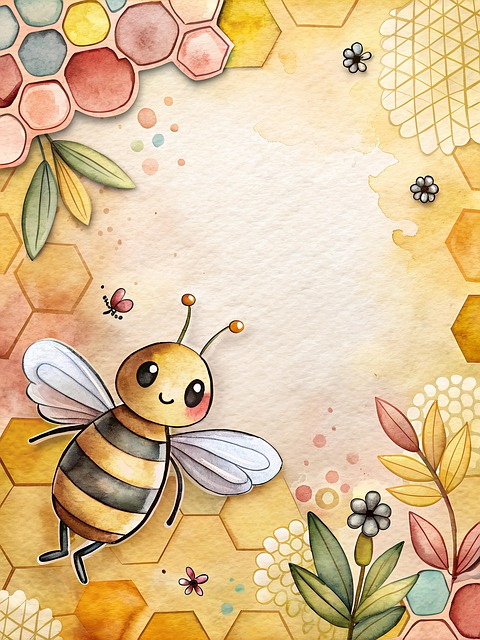
#> input picture ComputerVision/Class 01 Introduction/bee-8790316_640.jpg, 480 x 640 px, found by its file name
$ jupyter execute Digital_Image_Fundamentals.ipynb
#> lines starting #> are read from the running program, lines starting #| are printed output that depends on the picture; after the words box and inside, x2 and y2 are one past the last pixel; in counts of white or black regions, pixels touching at a corner belong together
[cell 1]
import cv2
import matplotlib.pyplot as plt

img = cv2.imread('bee-8790316_640.jpg')  # BGR by default in OpenCV
#> img is the input picture: shape (640, 480, 3); mean B, G, R 150.7, 192.4, 220.8
img_rgb = cv2.cvtColor(img, cv2.COLOR_BGR2RGB)

r, g, b = img_rgb[:,:,0], img_rgb[:,:,1], img_rgb[:,:,2]
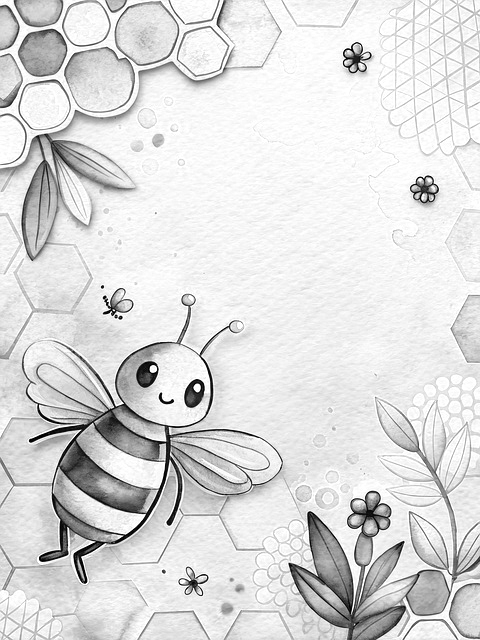
#> r: shape (640, 480); min 0, max 255, mean 220.8
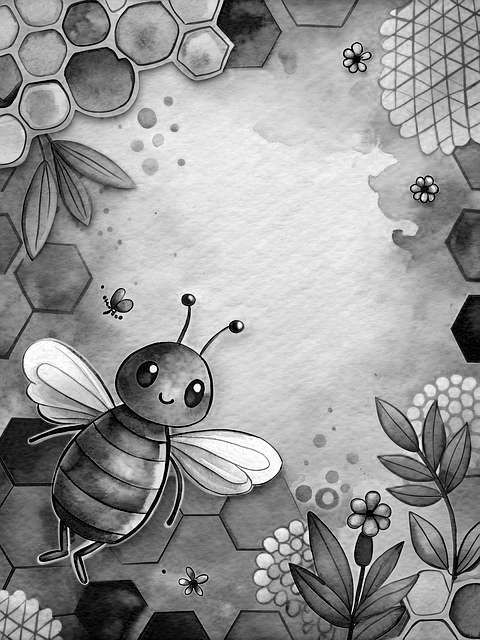
#> b: shape (640, 480); min 0, max 255, mean 150.7

plt.figure(figsize=(10,5))
plt.subplot(1,4,1); plt.imshow(img_rgb); plt.title("Original"); plt.axis('off')
plt.subplot(1,4,2); plt.imshow(r, cmap='Reds'); plt.title("Red"); plt.axis('off')
plt.subplot(1,4,3); plt.imshow(g, cmap='Greens'); plt.title("Green"); plt.axis('off')
plt.subplot(1,4,4); plt.imshow(b, cmap='Blues'); plt.title("Blue"); plt.axis('off')
plt.show()

[cell 2]
### SAMPLING

[cell 3]
# 📌 Goal of This Code Block
# We are simulating the effect of low sampling (i.e., reducing spatial resolution) to show what happens when an image is captured with fewer pixels.

# Think of this as:

# Taking a high-resolution photo,

# Shrinking it to a tiny version (say 32x32),

# And then blowing it up again to its original size to observe the loss of detail clearly.

[cell 4]
import cv2
import matplotlib.pyplot as plt

img = cv2.imread('bee-8790316_640.jpg')  # Or use a small image
img = cv2.cvtColor(img, cv2.COLOR_BGR2RGB)

# Resize to simulate low sampling
img_small = cv2.resize(img, (32, 32), interpolation=cv2.INTER_NEAREST)
img_large = cv2.resize(img_small, img.shape[1::-1], interpolation=cv2.INTER_NEAREST)
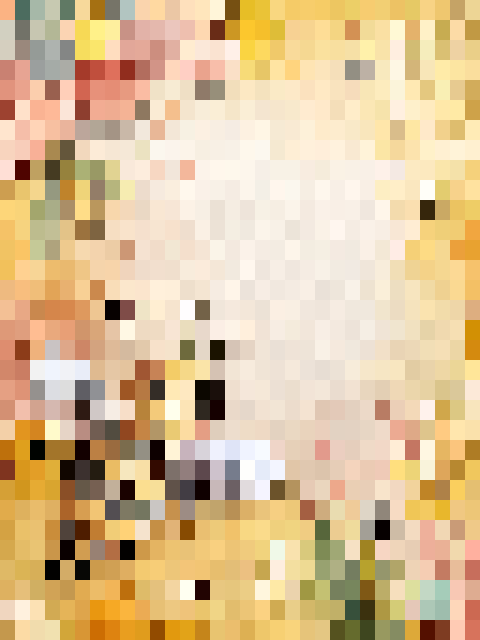
#> img_large: shape (640, 480, 3); mean R, G, B 220.3, 192.6, 151.4

plt.figure(figsize=(10,4))
plt.subplot(1,2,1); plt.imshow(img); plt.title("Original"); plt.axis('off')
plt.subplot(1,2,2); plt.imshow(img_large); plt.title("Low Sampled"); plt.axis('off')
plt.show()

[cell 5]
# 🖼️ What Are We Showing Visually?
# Original Image – full resolution, with high sampling.

# Low Sampled Image (then resized back) – shows what happens when the image is captured with very few pixels.

# The final image (img_large) will look pixelated, because:

# We threw away a lot of details while shrinking to 32×32.

# We used INTER_NEAREST, which copies blocks of color when enlarging (no smoothing), so it’s visually obvious where detail is lost.

[cell 6]
### simulate quantization

[cell 7]
import numpy as np

gray = cv2.cvtColor(img, cv2.COLOR_RGB2GRAY)

def quantize(img_gray, levels):
#> called with levels = 4
    factor = 256 // levels
    return (img_gray // factor) * factor

# Quantize to 4 levels (2-bit)
levels = 4
quant = quantize(gray, levels)
# np.floor(gray / (256 / levels)) * (256 / levels)


plt.figure(figsize=(10,4))
plt.subplot(1,2,1); plt.imshow(gray, cmap='gray'); plt.title("Original Grayscale"); plt.axis('off')
plt.subplot(1,2,2); plt.imshow(quant, cmap='gray'); plt.title("Quantized (4 levels)"); plt.axis('off')
plt.show()

[cell 8]
import numpy as np

gray = cv2.cvtColor(img, cv2.COLOR_RGB2GRAY)

def quantize(img_gray, levels):
    factor = 256 // levels
    return (img_gray // factor) * factor

# Quantize to 4 levels (2-bit)
for levels in [2, 4, 8, 16, 64]:
  quant = quantize(gray, levels)
  print(f"Level - {levels}")
  plt.subplot(1,2,2); plt.imshow(quant, cmap='gray'); plt.title("Quantized (4 levels)"); plt.axis('off')
  plt.show()
#> this loop made 5 passes
#> pass 1, `quant = quantize(gray, levels)`:
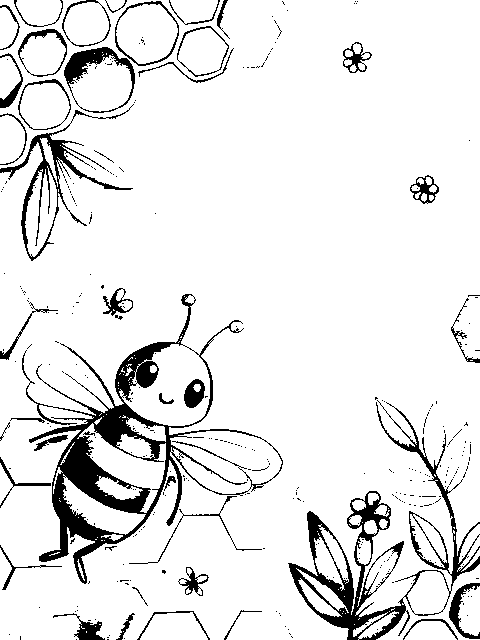
#> quant: shape (640, 480); values 0 (black) and 128 (white), 90.7% white; 346 black regions (303 under 20 px), largest, box (x1, y1, x2, y2) and area: (22, 294, 283, 584) 10854, (288, 400, 480, 640) 6531, (0, 104, 134, 261) 2182

[cell 9]
### SAMPLING + Quantization

[cell 10]
# Combine both
img_small = cv2.resize(gray, (32, 32), interpolation=cv2.INTER_NEAREST)
#> img_small: shape (32, 32)
img_back = cv2.resize(img_small, gray.shape[::-1], interpolation=cv2.INTER_NEAREST)
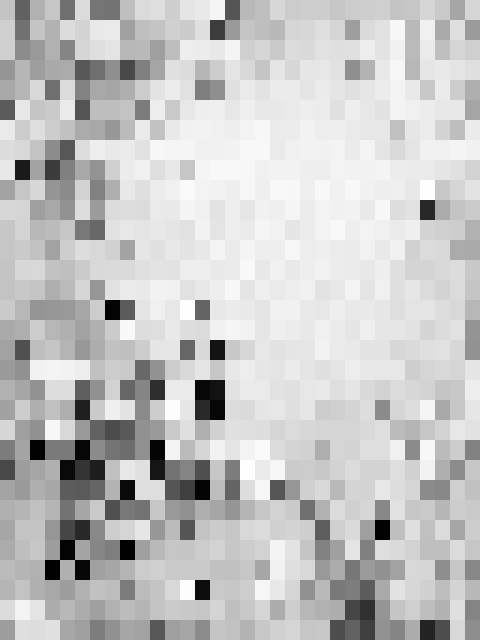
#> img_back: shape (640, 480); min 1, max 254, mean 196.2

# Quantize it
levels = 4
img_quant = np.floor(img_back / (256 / levels)) * (256 / levels)
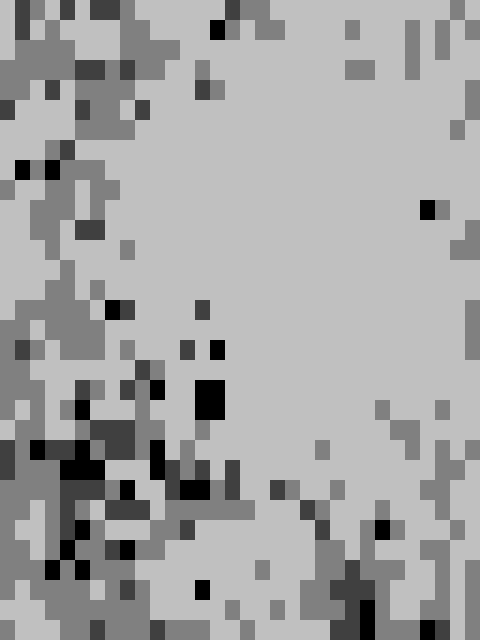
#> img_quant: shape (640, 480) float64; min 0, max 192, mean 163.6

plt.imshow(img_quant, cmap='gray')
plt.title("Low Sampling + Low Quantization")
plt.axis('off')
plt.show()

[cell 11]
### BIT DEPTH

[cell 12]
import cv2
import matplotlib.pyplot as plt

def simulate_bit_depth(image, bit_depth):
    levels = 2 ** bit_depth
    factor = 256 // levels
    return (image // factor) * factor

img_gray = cv2.imread('bee-8790316_640.jpg', cv2.IMREAD_GRAYSCALE)
#> img_gray: shape (640, 480); min 0, max 255, mean 196.2

plt.figure(figsize=(12, 5))
for i, bits in enumerate([1, 2, 4, 6, 8]):
    img_sim = simulate_bit_depth(img_gray, bits)
    plt.subplot(1, 5, i+1)
    plt.imshow(img_sim, cmap='gray')
    plt.title(f'{bits}-bit')
    plt.axis('off')
plt.tight_layout()
plt.show()

[cell 13]
### RGB , HSV

[cell 14]
import cv2
import matplotlib.pyplot as plt

img = cv2.imread('bee-8790316_640.jpg')         # Load image in BGR
img_rgb = cv2.cvtColor(img, cv2.COLOR_BGR2RGB)
img_hsv = cv2.cvtColor(img, cv2.COLOR_BGR2HSV)
#> img_hsv: shape (640, 480, 3); mean H, S, V 21.3, 86.8, 221.3

plt.subplot(1, 2, 1)
plt.title("RGB")
plt.imshow(img_rgb)

plt.subplot(1, 2, 2)
plt.title("HSV")
plt.imshow(cv2.cvtColor(img_hsv, cv2.COLOR_HSV2RGB))
plt.show()

[cell 15]
# Split HSV channels
h, s, v = cv2.split(img_hsv)
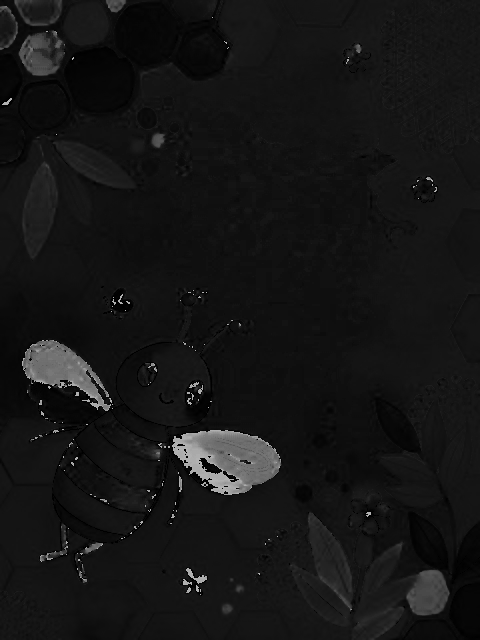
#> h: shape (640, 480); min 0, max 179, mean 21.3
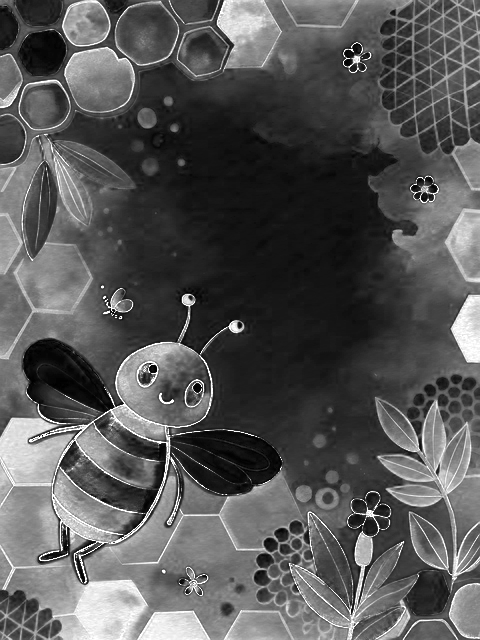
#> s: shape (640, 480); min 0, max 255, mean 86.8

# Display each channel
plt.figure(figsize=(12, 4))

plt.subplot(1, 3, 1)
plt.title("Hue")
plt.imshow(h, cmap='hsv')  # hue uses hsv colormap
plt.colorbar()

plt.subplot(1, 3, 2)
plt.title("Saturation")
plt.imshow(s, cmap='gray')
plt.colorbar()

plt.subplot(1, 3, 3)
plt.title("Value (Brightness)")
plt.imshow(v, cmap='gray')
plt.colorbar()

plt.tight_layout()
plt.show()
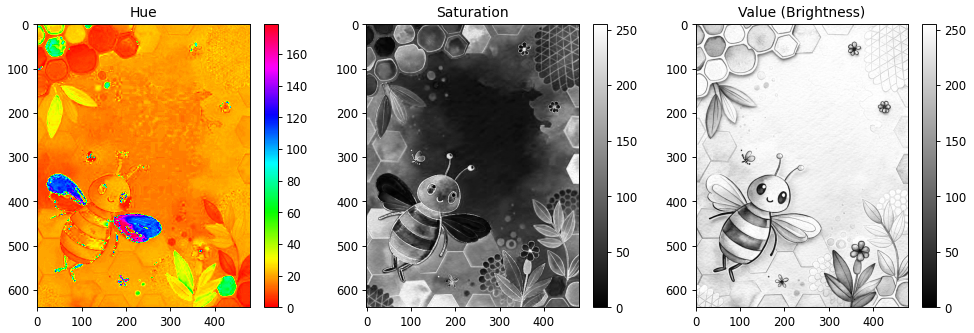
#> figure drawn by matplotlib, 6 panels

[cell 16]
# RGB mixes Red, Green, and Blue — it's how screens display colors.

# HSV separates the concept of color (Hue), vibrancy (Saturation), and brightness (Value).

# HSV is more aligned to how humans perceive colors, which is helpful for tasks like:

# Detecting a red ball (by filtering hue)

# Enhancing low-light images (by modifying value)

[cell 17]
### Detect Red Color using HSV

[cell 18]
import cv2
import numpy as np
import matplotlib.pyplot as plt

# Load image
img = cv2.imread('bee-8790316_640.jpg')       # Load as BGR
img_rgb = cv2.cvtColor(img, cv2.COLOR_BGR2RGB)  # For display
img_hsv = cv2.cvtColor(img, cv2.COLOR_BGR2HSV)  # Convert to HSV

# Define red color range in HSV
lower_red1 = np.array([0, 100, 100])
upper_red1 = np.array([10, 255, 255])

lower_red2 = np.array([160, 100, 100])  # Red also appears near 180 hue
upper_red2 = np.array([180, 255, 255])

# Create two masks and combine
mask1 = cv2.inRange(img_hsv, lower_red1, upper_red1)
#> mask1: shape (640, 480); 4.4% white; 259 white regions (220 under 20 px), largest, box (x1, y1, x2, y2) and area: (64, 47, 135, 113) 3247, (0, 316, 37, 415) 1874, (449, 583, 480, 639) 1325
mask2 = cv2.inRange(img_hsv, lower_red2, upper_red2)
#> mask2: shape (640, 480); 0.04% white in thin lines or dots, all inside (x1, y1, x2, y2) = (2, 17, 229, 592)
red_mask = cv2.bitwise_or(mask1, mask2)
#> red_mask: shape (640, 480); 4.5% white; 253 white regions (212 under 20 px), largest, box (x1, y1, x2, y2) and area: (64, 47, 135, 113) 3251, (0, 316, 37, 415) 1874, (449, 583, 480, 639) 1325

# Apply mask to original image
red_detected = cv2.bitwise_and(img_rgb, img_rgb, mask=red_mask)
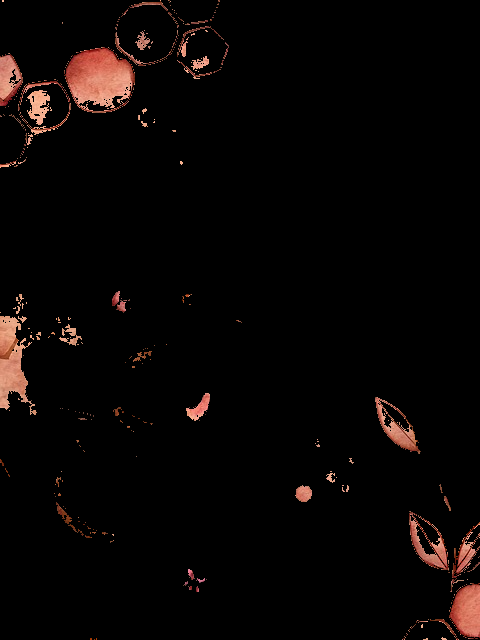
#> red_detected: shape (640, 480, 3); mean R, G, B 8.8, 5.2, 4.2

# Display results
plt.figure(figsize=(12, 4))

plt.subplot(1, 3, 1)
plt.title("Original RGB Image")
plt.imshow(img_rgb)
plt.axis('off')

plt.subplot(1, 3, 2)
plt.title("Red Mask")
plt.imshow(red_mask, cmap='gray')
plt.axis('off')

plt.subplot(1, 3, 3)
plt.title("Red Detected")
plt.imshow(red_detected)
plt.axis('off')

plt.tight_layout()
plt.show()
